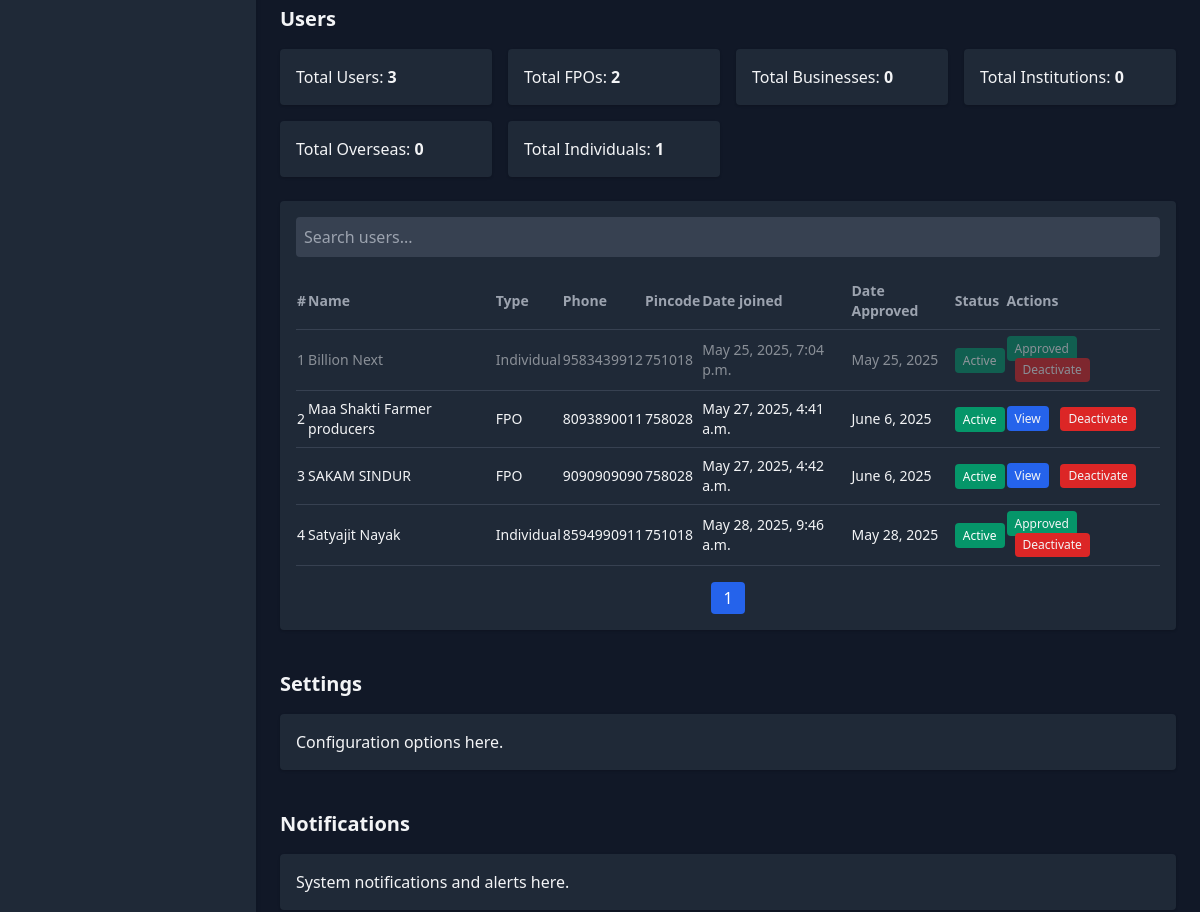
The page /accounts/admin-master/ (signed in, middle part) on the database as committed earlier.
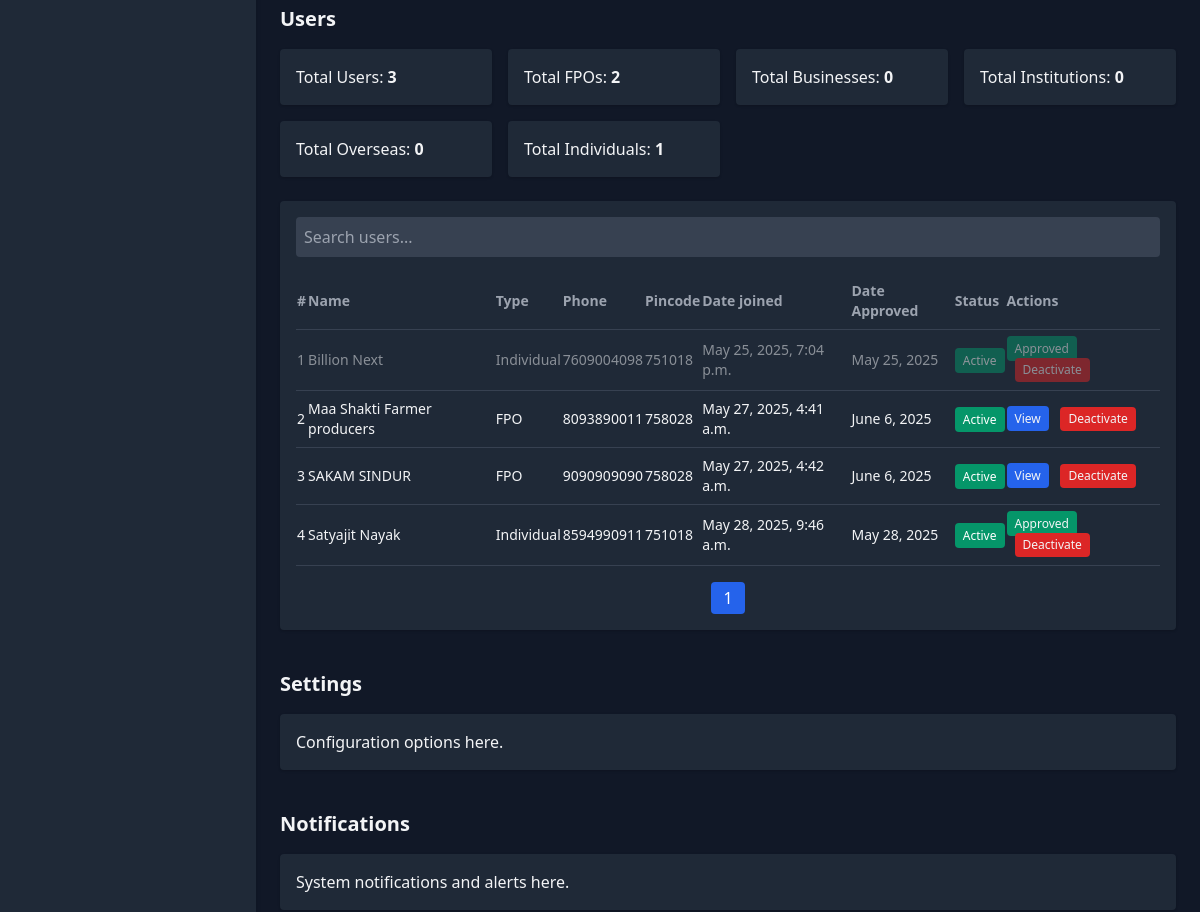
The same page on the database as committed later.
### omsapp/models.py (models this page shows, shortened)
class CustomUser(AbstractUser):
    id=AutoField(primary_key=True)
    """"Basic details"""
    userType = CharField(max_length=20, choices=USERTYPES)
    first_name = CharField(max_length=50)#name
    last_name = CharField(max_length=50)#displayname
    org_name=CharField(max_length=50, default='', blank=True)#business name
    email = EmailField(max_length=50, default='', blank=True)#not mandatory
    phone = CharField(max_length=12, unique=True)
    phone1 = CharField(max_length=12, default='', blank=True)
    gstin = CharField(max_length=15, default='', blank=True)
    supply_place = CharField(max_length=70, choices=STATES)
    gst_tmt = CharField(max_length=20, choices=GST_TREATMENT)#gst treatment
    """Billing Address"""
    userAddress = CharField(max_length=200)
    userCity = CharField(max_length=50)
    userState = CharField(max_length=20, choices=STATES)
    pinCode = CharField(max_length=6)
    """Shipping Address"""
    userAddress1 = CharField(max_length=200)
    userCity1 = CharField(max_length=50)
    userState1 = CharField(max_length=20, choices=STATES)
    pinCode1 = CharField(max_length=6)
    userNote = CharField(max_length=300, default='', blank=True)#remarks from user
    """Account attributes"""
    password = CharField(max_length=20, default='Admin@1234')
    userApproved = BooleanField(null=True)
    approvedOn = DateField(null=True)
    isActive=BooleanField(null=True)
    activatedOn=DateField(null=True)
    deactivateRemark = CharField(max_length=100, null=True,blank=True)
    bill_address_lat = FloatField(null=True, blank=True)
    bill_address_long = FloatField(null=True, blank=True)
    ship_address_lat = FloatField(null=True, blank=True)
    ship_address_long = FloatField(null=True, blank=True)
    USERNAME_FIELD = 'phone'
    REQUIRED_FIELDS=['first_name']

### omsapp/views.py (the view)
# urls.py: path('admin-master/', views.admin_master, name='admin-master'),
def admin_master(request):
    if request.user.is_authenticated:
        total_users = CustomUser.objects.all()
        no_of_users = CustomUser.objects.all().__len__() - 1
        no_of_fpo = CustomUser.objects.filter(userType=1).__len__()
        no_of_biz = CustomUser.objects.filter(userType=2).__len__()
        no_of_inst = CustomUser.objects.filter(userType=3).__len__()
        no_of_overseas = CustomUser.objects.filter(userType=4).__len__()
        no_of_indv = CustomUser.objects.filter(userType=5).__len__()
        no_of_items = Item.objects.all().__len__()
        no_of_item_cat = Item.objects.values('itemCat').distinct().count()
        no_of_orders = Order.objects.all().__len__()
        no_of_bulkbuys = BulkBuy.objects.all().__len__()
        coordinates = []
        master_console_context = {
            'total_users':total_users,
            'total_users_no':no_of_users,
            'total_fpo':no_of_fpo,
            'total_business':no_of_biz,
            'total_institutions':no_of_inst,
            'total_overseas':no_of_overseas,
            'total_individual':no_of_indv,
            'no_of_items':no_of_items,
            'no_of_item_cat':no_of_item_cat,
            'total_orders':no_of_orders,
            'total_bulkbuys':no_of_bulkbuys,
        }
        return render(request, 'admin-master-console.html', context=master_console_context)
    else:
        return redirect('login')

### omsapp/templates/admin-master-console.html (shortened to what the changed rows need)
{% load static %}
<!DOCTYPE html>
<html lang="en">
<head>
  <link href="https://cdn.jsdelivr.net/npm/tailwindcss@2.2.19/dist/tailwind.min.css" rel="stylesheet">
  <link rel="stylesheet" href="https://unpkg.com/leaflet/dist/leaflet.css" />
</head>
<body class="bg-gray-900 text-gray-100 font-sans">
  <div id="main-wrapper" class="flex h-screen overflow-y-auto">
    <div class="flex-1 flex flex-col">
      <div class="p-6 overflow-y-auto flex-1">
        <section id="users" class="mt-10">
          <h2 class="text-xl font-semibold mb-4">Users</h2>
          <br>
          <div class="bg-gray-800 p-4 shadow rounded">
            <table id="userTable" class="w-full text-left text-sm">
              <thead class="text-gray-400 border-b border-gray-700">
                <tr>
                  <th class="py-2 cursor-pointer" onclick="sortTable(0)">#</th>
                  <th class="py-2 cursor-pointer" onclick="sortTable(1)">Name</th>
                  <th class="py-2 cursor-pointer" onclick="sortTable(2)">Type</th>
                  <th class="py-2 cursor-pointer" onclick="sortTable(3)">Phone</th>
                  <th class="py-2 cursor-pointer" onclick="sortTable(4)">Pincode</th>
                  <th class="py-2 cursor-pointer" onclick="sortTable(5)">Date joined</th>
                  <th class="py-2 cursor-pointer" onclick="sortTable(5)">Date Approved</th>
                  <th class="py-2 cursor-pointer" onclick="sortTable(6)">Status</th>
                  <th class="py-2">Actions</th>
                </tr>
              </thead>
              <tbody>
                {% for user in total_users %}
                {% if user.is_superuser %}
                <tr class="border-b border-gray-700 hover:bg-gray-700 pointer-events-none opacity-50">
                {% else %}
                <tr class="border-b border-gray-700 hover:bg-gray-700">
                {% endif %}
                  <td class="py-2">{{forloop.counter}}</td>
                  <td class="py-2">{{user.first_name}}</td>
                  <td class="py-2">
                    {% if user.userType == '1' %}FPO
                    {% elif user.userType == '2' %}Business
                    {% elif user.userType == '3' %}Institution
                    {% elif user.userType == '4' %}Overseas
                    {% else %}Individual
                    {% endif %}
                  </td>
                  <td class="py-2">{{user.phone}}</td>
                  <td class="py-2">{{user.pinCode}}</td>
                  <td class="py-2">{{user.date_joined}}</td>
                  <td class="py-2">{{user.approvedOn}}</td>
                  <td class="py-2">
                    {% if user.isActive %}
                    <span class="px-2 py-1 text-xs rounded bg-green-600 text-white">Active</span>
                    {% else %}
                    <span class="px-2 py-1 text-xs rounded bg-red-600 text-white">Inactive</span>
                    {% endif %}
                  </td>
                  <td class="py-2 space-x-2">
                    {% if user.userApproved %}
                    <span class="px-2 py-1 text-xs bg-green-600 rounded">Approved</span>
                    {% else %}
                    {% if user.userType == '1' %}
                    <a class="px-2 py-1 text-xs bg-blue-600 rounded hover:bg-blue-700" href="{% url 'profile-verify' user.pk %}">View</a>
                    {% else %}
                    <a class="px-2 py-1 text-xs bg-blue-600 rounded hover:bg-blue-700" href="{% url 'approve-user' user.pk %}">Approve</a>
                    {% endif %}
                    {% endif %}
                    {% if user.isActive %}
                    <button type="button" onclick="deactivateUser('{{user.pk}}')" class="px-2 py-1 text-xs bg-red-600 rounded hover:bg-red-700">Deactivate</button>
                    {% else %}
                    <a class="px-2 py-1 text-xs bg-green-600 rounded hover:bg-green-700" href="{% url 'activate-user' user.pk 'true' %}">Activate</a>
                    {% endif %}
                  </td>
                </tr>
                {% endfor %}
              </tbody>
            </table>
          </div>
        </section>
        <section id="settings" class="mt-10">
          <h2 class="text-xl font-semibold mb-4">Settings</h2>
        </section>
        <section id="notifications" class="mt-10">
          <h2 class="text-xl font-semibold mb-4">Notifications</h2>
        </section>
      </div>
    </div>
  </div>
</body>
</html>

Rows that differ between the two databases and show on the page:
changed CustomUser "Billion Next": phone "9583439912" → "7609004098"
